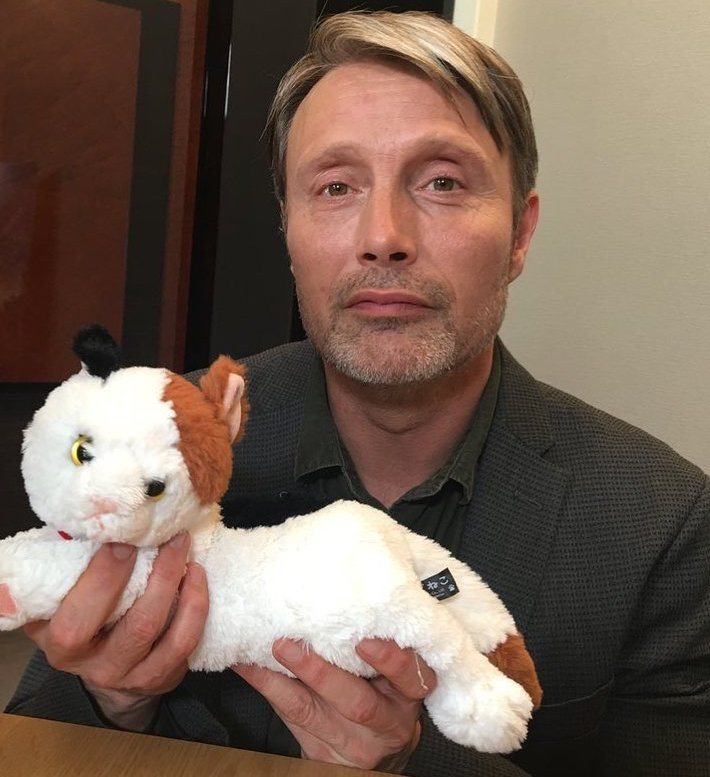
#> input picture OpenCv Practice/images/mads.jpg, 710 x 777 px
$ jupyter execute 'OCV FaceDetection image.ipynb'
#> lines starting #> are read from the running program, lines starting #| are printed output that depends on the picture
[cell 1]
import cv2 as cv
import numpy as np
import matplotlib.pyplot as plt

import argparse
import imutils

[cell 2]
def show_image(img):
    cv.imshow('Image',img)
    cv.waitKey(0)
    cv.destroyAllWindows()

[cell 3]
'''
ap = argparse.ArgumentParser()
ap.add_argument('-i', '--image', type=str, required=True,
                help='path to input image')
ap.add_argument('-c', '--cascade', type=str,
                default='haarcascade_frontalface_default.xml',
               help='path to haar cascade face detector')
args = vars(ap.parse_args())
'''

[cell 4]
image = cv.imread('images/mads.jpg', cv.IMREAD_COLOR)
#> image is the input picture: shape (777, 710, 3); mean B, G, R 84.9, 97.6, 118
cascade_name = cv.data.haarcascades + 'haarcascade_frontalface_default.xml'

[cell 5]
detector = cv.CascadeClassifier(cascade_name)
image = imutils.resize(image, width=500)
#> image: shape (547, 500, 3)
gray = cv.cvtColor(image, cv.COLOR_BGR2GRAY)
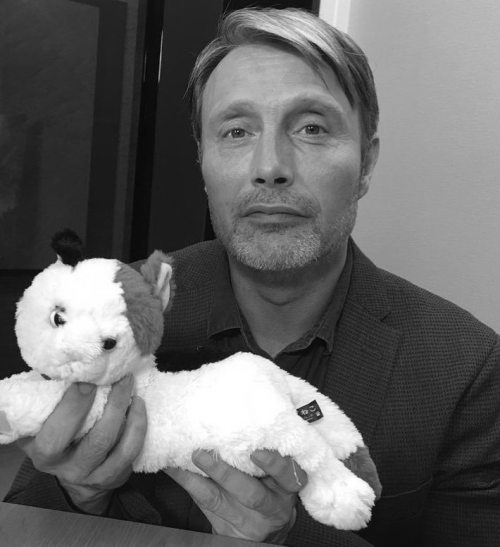
#> gray: shape (547, 500); min 6, max 255, mean 102.3

[cell 6]
print("///INFO/// -Performing face detection...")
rects = detector.detectMultiScale(gray, scaleFactor = 1.15,
                                 minNeighbors=10, minSize=(30, 30),
                                 flags=cv.CASCADE_SCALE_IMAGE)
#> rects = [[171, 50, 201, 201]]
print("///INFO/// %i faces found" %len(rects))
#| ///INFO/// 1 faces found

[cell 7]
for (x, y, w, h) in rects:
    cv.rectangle(image, (x, y), (x+w, y+h), (0, 255, 0), 2)
#> this loop made 1 pass
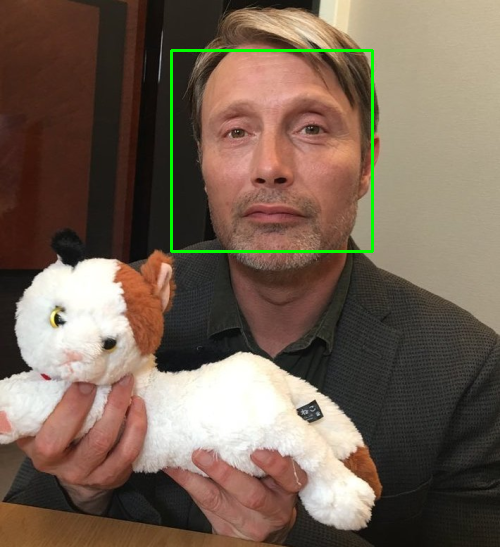
#> image: shape (547, 500, 3); mean B, G, R 84.3, 99.1, 117.2
show_image(image)

$ run again, with OpenCv Practice/images/dog.jpg copied over OpenCv Practice/images/mads.jpg
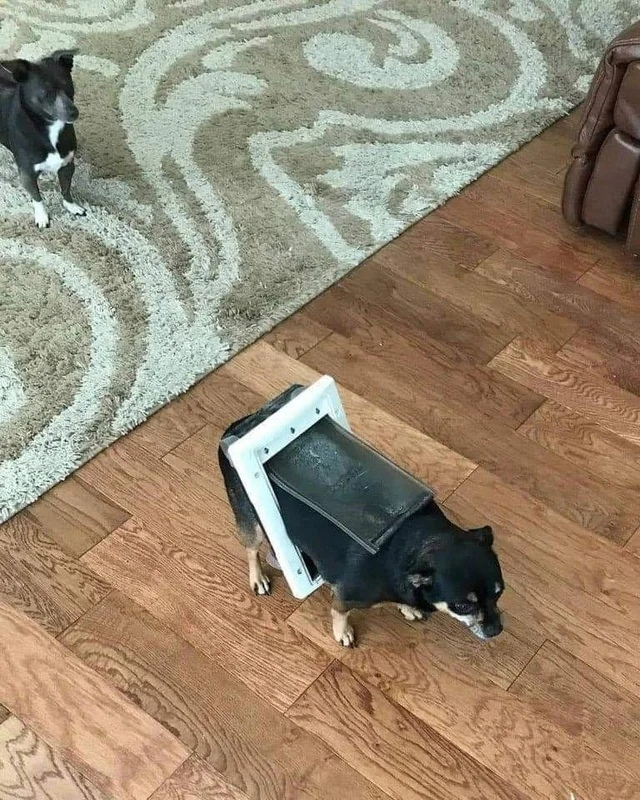
#> input picture OpenCv Practice/images/dog.jpg, 640 x 800 px
#> image is the input picture: shape (800, 640, 3); mean B, G, R 113.7, 135.9, 151.2
#> image: shape (625, 500, 3)
#> `gray = cv.cvtColor(image, cv.COLOR_BGR2GRAY)`:
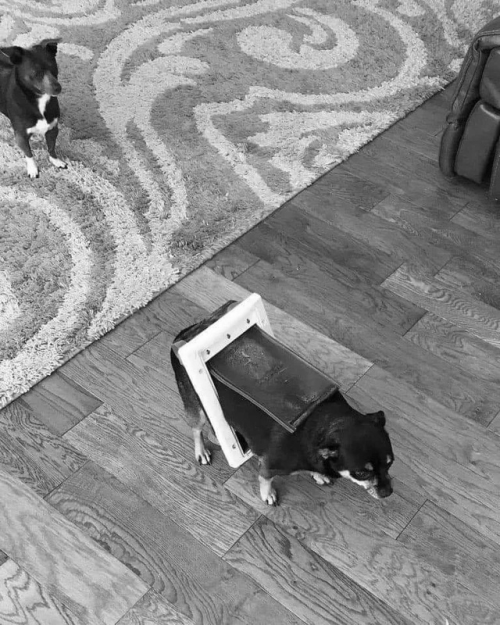
#> gray: shape (625, 500); min 3, max 255, mean 138
#> rects = ()
#| ///INFO/// 0 faces found

$ run again, with OpenCv Practice/images/hop.jpg copied over OpenCv Practice/images/mads.jpg
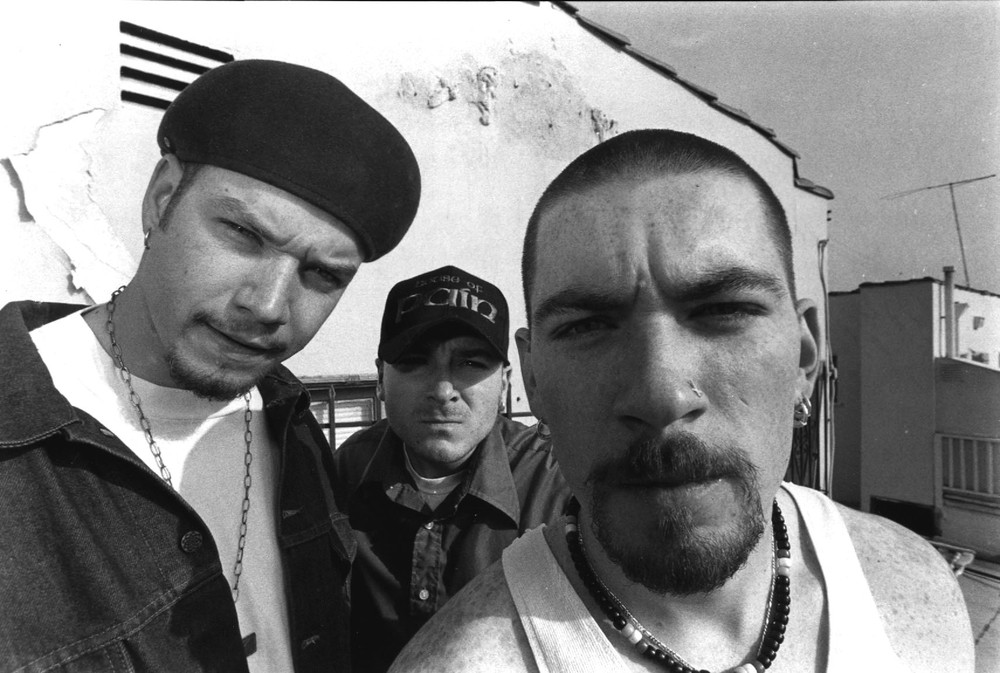
#> input picture OpenCv Practice/images/hop.jpg, 1000 x 673 px
#> image is the input picture: shape (673, 1000, 3); min 1, max 255, mean 129.5
#> rects = [[240, 89, 180, 180]]
#| ///INFO/// 1 faces found
#> the loop `for (x, y, w, h) in rects:` made 1 pass
#> after the loop `for (x, y, w, h) in rects:`:
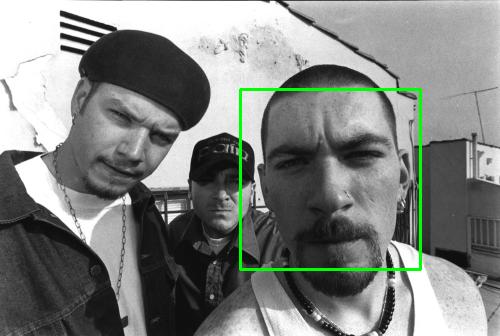
#> image: shape (336, 500, 3); mean B, G, R 128, 131.3, 128
